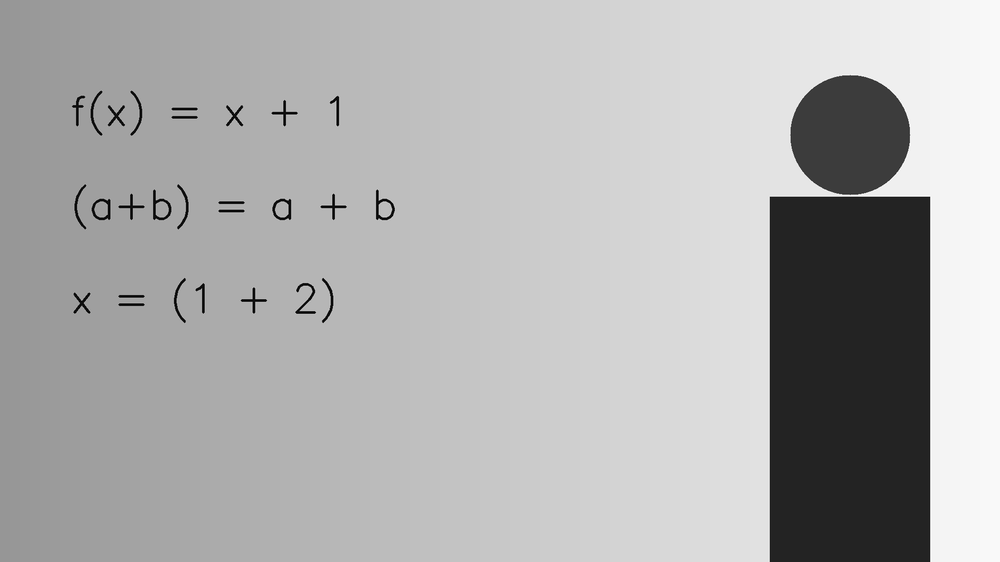
#> input picture experiments/v1_5/artifacts/synthetic/inputs_dark/white_1080.png, 1000 x 562 px, shrunk from 1920 x 1080 before the run
$ python -i methods.py   (imports and definitions only)
#> lines starting #> are read from the running program, lines starting #| are printed output that depends on the picture; after the words box and inside, x2 and y2 are one past the last pixel; in counts of white or black regions, pixels touching at a corner belong together
"""CPU binarizers. Boolean True always denotes writing foreground."""
import cv2
import numpy as np


def gray(image, polarity='dark', clahe=False):
    g = cv2.cvtColor(image, cv2.COLOR_BGR2GRAY)
    if polarity == 'light':
        g = 255 - g
    if clahe:
        g = cv2.createCLAHE(clipLimit=2.0, tileGridSize=(8, 8)).apply(g)
    return g


def otsu(image, polarity='dark', blur=0):
    g = gray(image, polarity)
    if blur:
        g = cv2.GaussianBlur(g, (blur, blur), 0)
    return cv2.threshold(g, 0, 255, cv2.THRESH_BINARY_INV | cv2.THRESH_OTSU)[1] > 0


def sauvola(image, polarity='dark', window=25, k=.2, clahe=False):
    """Sauvola with R=128 and replicated borders; no scikit-image dependency."""
    if window < 3 or window % 2 != 1 or not np.isfinite(k):
        raise ValueError('window must be odd >=3; k must be finite')
    g = gray(image, polarity, clahe).astype(np.float64)
    mean = cv2.boxFilter(g, -1, (window, window), borderType=cv2.BORDER_REPLICATE)
    second = cv2.boxFilter(g*g, -1, (window, window), borderType=cv2.BORDER_REPLICATE)
    std = np.sqrt(np.maximum(second - mean*mean, 0))
    threshold = mean * (1 + k * (std / 128.0 - 1))
    return g < threshold


def hybrid(image, baseline, polarity='dark', window=25, k=.2, radius=2, clahe=False):
    if radius < 0:
        raise ValueError('radius must be nonnegative')
    region = cv2.dilate(baseline.astype(np.uint8), np.ones((2*radius+1, 2*radius+1), np.uint8)) > 0
    return baseline | (region & sauvola(image, polarity, window, k, clahe))


def png(mask):
    return np.where(mask, 0, 255).astype(np.uint8)

>>> import cv2
>>> picture = cv2.imread('artifacts/synthetic/inputs_dark/white_1080.png')
#> picture is the input picture: shape (562, 1000, 3); min 0, max 255, mean 174.3
>>> result = otsu(picture)
#> in otsu, `return cv2.threshold(g, 0, 255, cv2.THRESH_BINARY_INV | cv2.THRESH_OTS..`:
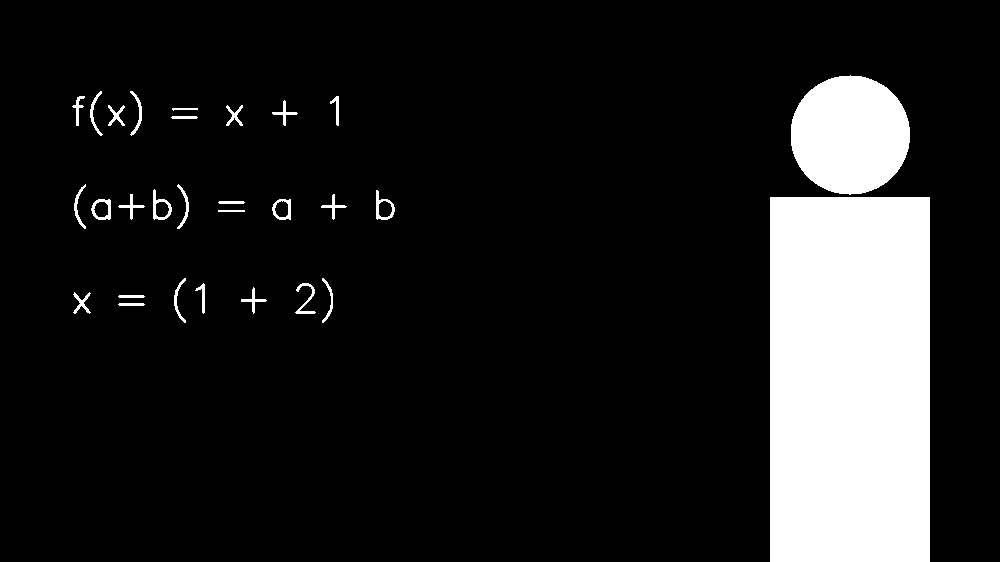
#> returned value: shape (562, 1000) bool; 13% white; 29 white regions, largest, box (x1, y1, x2, y2) and area: (770, 197, 930, 562) 58400, (791, 75, 910, 195) 11200, (153, 189, 172, 220) 209
